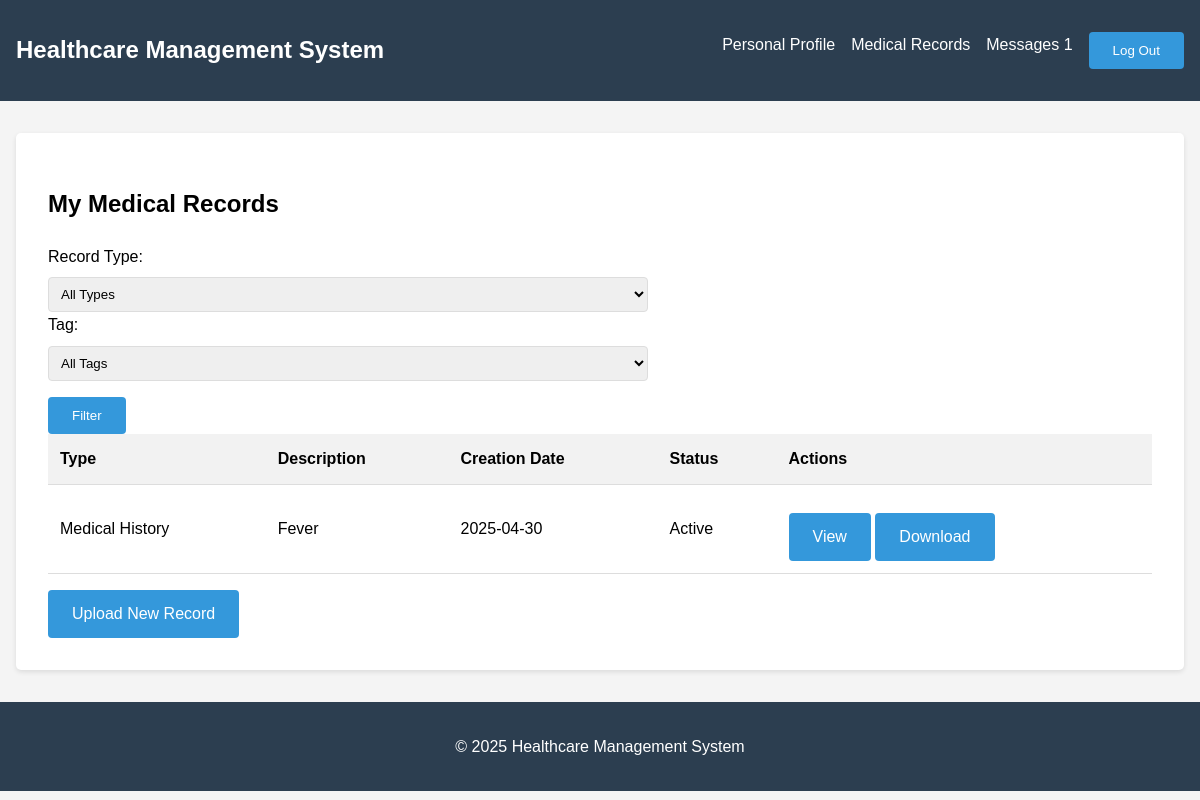
The page /ehr/list/ (signed in) on the database its author committed.
### ehr/models.py (models this page shows, shortened)
class MedicalRecord(models.Model):
    RECORD_TYPES = [
        ('History', 'Medical History'),
        ('Lab', 'Laboratory Report'),
        ('Prescription', 'Prescription'),
        ('Note', 'Medical Notes'),
        ('Imaging', 'Imaging Results'),
        ('Surgery', 'Surgical Report'),
        ('Consultation', 'Consultation Notes'),
        ('Other', 'Other'),
    ]
    STATUS_CHOICES = [
        ('Active', 'Active'),
        ('Archived', 'Archived'),
        ('Pending', 'Pending Review'),
    ]
    patient = models.ForeignKey(Patient, on_delete=models.CASCADE)
    record_type = models.CharField(max_length=50, choices=RECORD_TYPES)
    creation_date = models.DateTimeField(auto_now_add=True)
    update_date = models.DateTimeField(auto_now=True)
    created_by = models.ForeignKey(User, on_delete=models.PROTECT, related_name='created_records')
    updated_by = models.ForeignKey(User, on_delete=models.PROTECT, related_name='updated_records', null=True,
                                   blank=True)
    content = models.TextField(blank=True)
    attachments = models.FileField(upload_to='ehr_attachments/')
    description = models.CharField(max_length=255)
    tags = models.ManyToManyField(MedicalRecordTag, blank=True)
    status = models.CharField(max_length=20, choices=STATUS_CHOICES, default='Active')
    is_confidential = models.BooleanField(default=False, help_text="Mark as confidential to restrict access")
    class Meta:
        ordering = ['-creation_date']

### ehr/views.py (the view)
# urls.py: path('list/', views.PatientEHRListView.as_view(), name='ehr_list'),
class PatientEHRListView(LoginRequiredMixin, ListView):
    model = MedicalRecord
    template_name = 'ehr/list.html'
    context_object_name = 'records'
    def get_queryset(self):
        queryset = MedicalRecord.objects.all()
        if self.request.user.role == 'PATIENT':
            queryset = queryset.filter(patient=self.request.user.patient)
        record_type = self.request.GET.get('record_type')
        if record_type:
            queryset = queryset.filter(record_type=record_type)
        tag_id = self.request.GET.get('tag')
        if tag_id:
            queryset = queryset.filter(tags__id=tag_id)
        return queryset.order_by('-creation_date')
    def get_context_data(self, **kwargs):
        context = super().get_context_data(**kwargs)
        context['record_types'] = MedicalRecord.RECORD_TYPES
        context['all_tags'] = MedicalRecordTag.objects.all()
        context['selected_type'] = self.request.GET.get('record_type', '')
        context['selected_tag'] = self.request.GET.get('tag', '')
        return context

### ehr/templates/ehr/list.html (shortened to what this page needs)
{% extends 'base.html' %}
{% block content %}
<div class="ehr-list-container">
    <h2>My Medical Records</h2>
    <div class="filters">
        <form method="get" class="filter-form">
            <div class="filter-group">
                <label for="record_type">Record Type:</label>
                <select name="record_type" id="record_type">
                    <option value="">All Types</option>
                </select>
            </div>
            <div class="filter-group">
                <label for="tag">Tag:</label>
                <select name="tag" id="tag">
                    <option value="">All Tags</option>
                </select>
            </div>
            <button type="submit" class="btn">Filter</button>
        </form>
    </div>
    {% if records %}
        <table class="records-table" style="width: 100%; border-collapse: collapse;">
            <thead>
                <tr style="background-color: #f2f2f2;">
                    <th style="padding: 12px; text-align: left; border-bottom: 1px solid #ddd;">Type</th>
                    <th style="padding: 12px; text-align: left; border-bottom: 1px solid #ddd;">Description</th>
                    <th style="padding: 12px; text-align: left; border-bottom: 1px solid #ddd;">Creation Date</th>
                    <th style="padding: 12px; text-align: left; border-bottom: 1px solid #ddd;">Status</th>
                    <th style="padding: 12px; text-align: left; border-bottom: 1px solid #ddd;">Actions</th>
                </tr>
            </thead>
            <tbody>
                {% for record in records %}
                <tr>
                    <td style="padding: 12px; text-align: left; border-bottom: 1px solid #ddd;">{{ record.get_record_type_display }}</td>
                    <td style="padding: 12px; text-align: left; border-bottom: 1px solid #ddd;">
                        {{ record.description }}
                    </td>
                    <td style="padding: 12px; text-align: left; border-bottom: 1px solid #ddd;">{{ record.creation_date|date:"Y-m-d" }}</td>
                    <td style="padding: 12px; text-align: left; border-bottom: 1px solid #ddd;">{{ record.status }}</td>
                    <td style="padding: 12px; text-align: left; border-bottom: 1px solid #ddd;">
                        <a href="{% url 'ehr_detail' record.id %}" class="btn btn-sm">View</a>
                        <a href="{{ record.attachments.url }}" target="_blank" class="btn btn-sm">Download</a>
                    </td>
                </tr>
                {% endfor %}
            </tbody>
        </table>
    {% else %}
        <p>You haven't uploaded any medical records yet.</p>
    {% endif %}
    <a href="{% url 'ehr_upload' %}" class="btn">Upload New Record</a>
</div>
{% endblock %}

### templates/base.html (style rules this page uses)
body { font-family: Arial, sans-serif; line-height: 1.6; margin: 0; padding: 0; background-color: #f4f4f4; }
form { max-width: 600px; }
form label { display: block; margin-bottom: 0.5rem; }
form input[type="text"], form input[type="email"], form input[type="password"], form input[type="date"], form textarea, form select { width: 100%; padding: 0.5rem; border: 1px solid #ddd; border-radius: 4px; }
form button { background-color: #3498db; color: white; border: none; padding: 0.7rem 1.5rem; border-radius: 4px; cursor: pointer; }
.btn { display: inline-block; background-color: #3498db; color: white; text-decoration: none; padding: 0.7rem 1.5rem; border-radius: 4px; margin-top: 1rem; }

### rows shown on the page
MedicalRecord: record_type "Medical History", description "Fever", creation_date "2025-04-30", status "Active"
